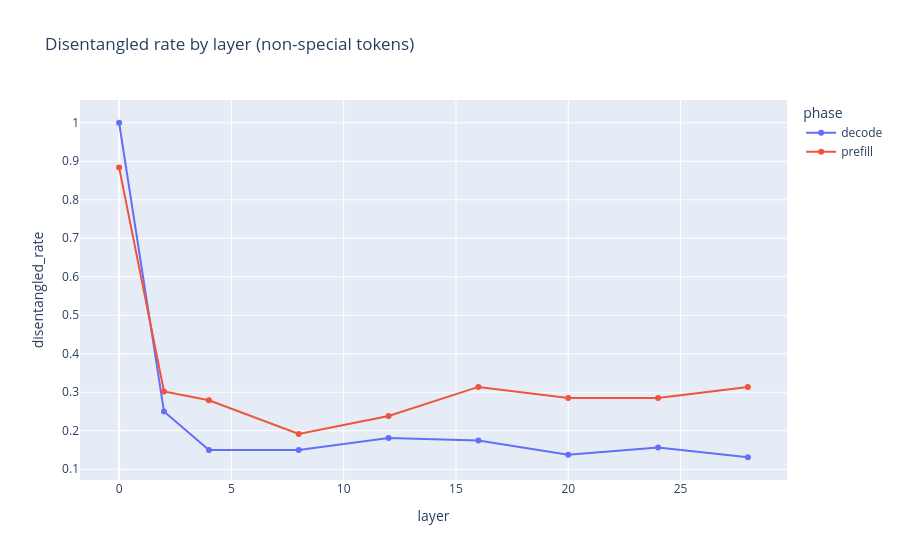

The notebook cell this image was saved under:
### Code cell
plot_df = summary[summary['is_special_token'] == False]
fig = px.line(plot_df, x='layer', y='disentangled_rate', color='phase', markers=True, title='Disentangled rate by layer (non-special tokens)')
fig.show()

### Figure 1 — Plotly figure (JSON) as saved in the notebook; plotly's stock layout.template omitted (floating-point values rounded to 4 significant figures)
{"data": [{"hovertemplate": "phase=decode<br>layer=%{x}<br>disentangled_rate=%{y}<extra></extra>", "legendgroup": "decode", "line": {"color": "#636efa", "dash": "solid"}, "marker": {"symbol": "circle"}, "mode": "lines+markers", "name": "decode", "orientation": "v", "showlegend": true, "type": "scatter", "x": [0, 2, 4, 8, 12, 16, 20, 24, 28], "xaxis": "x", "y": [1.0, 0.25, 0.15, 0.15, 0.1812, 0.175, 0.1375, 0.1562, 0.1313], "yaxis": "y"}, {"hovertemplate": "phase=prefill<br>layer=%{x}<br>disentangled_rate=%{y}<extra></extra>", "legendgroup": "prefill", "line": {"color": "#EF553B", "dash": "solid"}, "marker": {"symbol": "circle"}, "mode": "lines+markers", "name": "prefill", "orientation": "v", "showlegend": true, "type": "scatter", "x": [0, 2, 4, 8, 12, 16, 20, 24, 28], "xaxis": "x", "y": [0.8837, 0.3023, 0.2791, 0.1919, 0.2384, 0.314, 0.2849, 0.2849, 0.314], "yaxis": "y"}], "layout": {"legend": {"title": {"text": "phase"}, "tracegroupgap": 0}, "title": {"text": "Disentangled rate by layer (non-special tokens)"}, "xaxis": {"anchor": "y", "domain": [0, 1], "title": {"text": "layer"}}, "yaxis": {"anchor": "x", "domain": [0, 1], "title": {"text": "disentangled_rate"}}}}
